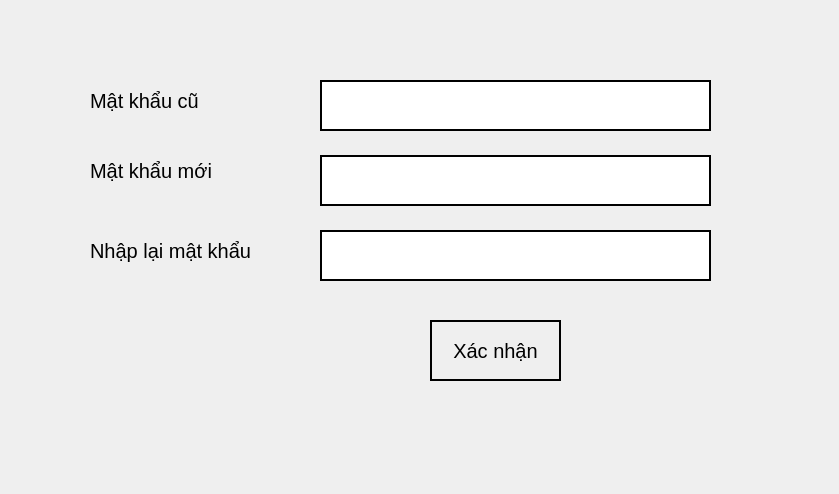
<?xml version="1.0" encoding="UTF-8"?>
<ui version="4.0">
 <class>Doimatkhau</class>
 <widget class="QDialog" name="Doimatkhau">
  <property name="geometry">
   <rect>
    <x>0</x>
    <y>0</y>
    <width>839</width>
    <height>494</height>
   </rect>
  </property>
  <property name="font">
   <font>
    <pointsize>15</pointsize>
   </font>
  </property>
  <property name="windowTitle">
   <string>Dialog</string>
  </property>
  <widget class="QLabel" name="label">
   <property name="geometry">
    <rect>
     <x>90</x>
     <y>70</y>
     <width>191</width>
     <height>61</height>
    </rect>
   </property>
   <property name="font">
    <font>
     <pointsize>15</pointsize>
    </font>
   </property>
   <property name="text">
    <string>Mật khẩu cũ</string>
   </property>
  </widget>
  <widget class="QLabel" name="label_2">
   <property name="geometry">
    <rect>
     <x>90</x>
     <y>140</y>
     <width>171</width>
     <height>61</height>
    </rect>
   </property>
   <property name="text">
    <string>Mật khẩu mới</string>
   </property>
  </widget>
  <widget class="QLabel" name="label_3">
   <property name="geometry">
    <rect>
     <x>90</x>
     <y>220</y>
     <width>231</width>
     <height>61</height>
    </rect>
   </property>
   <property name="text">
    <string>Nhập lại mật khẩu</string>
   </property>
  </widget>
  <widget class="QLineEdit" name="lineMkcu">
   <property name="geometry">
    <rect>
     <x>320</x>
     <y>80</y>
     <width>391</width>
     <height>51</height>
    </rect>
   </property>
   <property name="styleSheet">
    <string notr="true">border: 2px solid black</string>
   </property>
  </widget>
  <widget class="QLineEdit" name="linemkMoi">
   <property name="geometry">
    <rect>
     <x>320</x>
     <y>155</y>
     <width>391</width>
     <height>51</height>
    </rect>
   </property>
   <property name="styleSheet">
    <string notr="true">border: 2px solid black</string>
   </property>
  </widget>
  <widget class="QLineEdit" name="lineMkmoix2">
   <property name="geometry">
    <rect>
     <x>320</x>
     <y>230</y>
     <width>391</width>
     <height>51</height>
    </rect>
   </property>
   <property name="styleSheet">
    <string notr="true">border: 2px solid black</string>
   </property>
  </widget>
  <widget class="QPushButton" name="pushButton">
   <property name="geometry">
    <rect>
     <x>430</x>
     <y>320</y>
     <width>131</width>
     <height>61</height>
    </rect>
   </property>
   <property name="styleSheet">
    <string notr="true">border: 2px solid black</string>
   </property>
   <property name="text">
    <string>Xác nhận</string>
   </property>
  </widget>
 </widget>
 <resources/>
 <connections/>
</ui>
